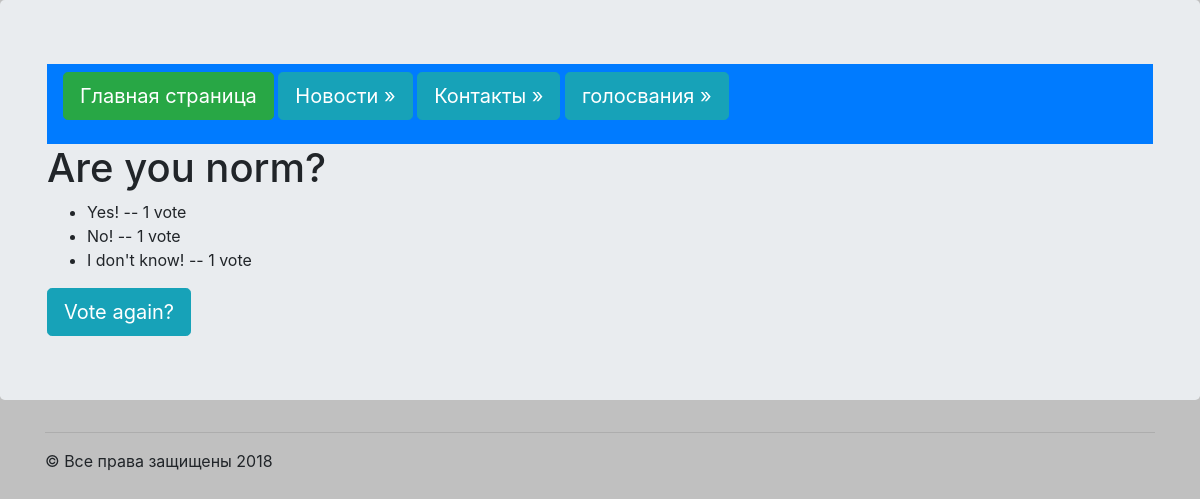
Page /polls/1/results/ on the committed database.
### polls/models.py (models this page shows, shortened)
class Poll(models.Model):
    question = models.CharField(max_length=200)
    pub_date = models.DateTimeField('date published')
    def was_published_recently(self):
        return self.pub_date >= timezone.now() - datetime.timedelta(days=1)
    was_published_recently.admin_order_field = 'pub_date'
    was_published_recently.boolean = True
    was_published_recently.short_description = 'Published recently?'

class Choice(models.Model):
    poll = models.ForeignKey(Poll, on_delete=models.PROTECT)
    choice = models.CharField(max_length=200)
    votes = models.IntegerField()

### polls/templates/polls/results.html
{% extends "polls/wrapper.html" %}
{% block content %}
<h1>{{ poll.question }}</h1>
<ul>
{% for choice in poll.choice_set.all %}
    <li>{{ choice.choice }} -- {{ choice.votes }} vote{{ choice.votes|pluralize }}</li>
{% endfor %}
</ul>
<a href="/polls/{{ poll.id }}/" class="btn btn-info btn-lg">Vote again?</a>
{% endblock %}

### rows in the picture
Poll: question "Are you norm?"
Choice: choice "Yes!", votes "1"
Choice: choice "No!", votes "1"
Choice: choice "I don't know!", votes "1"
